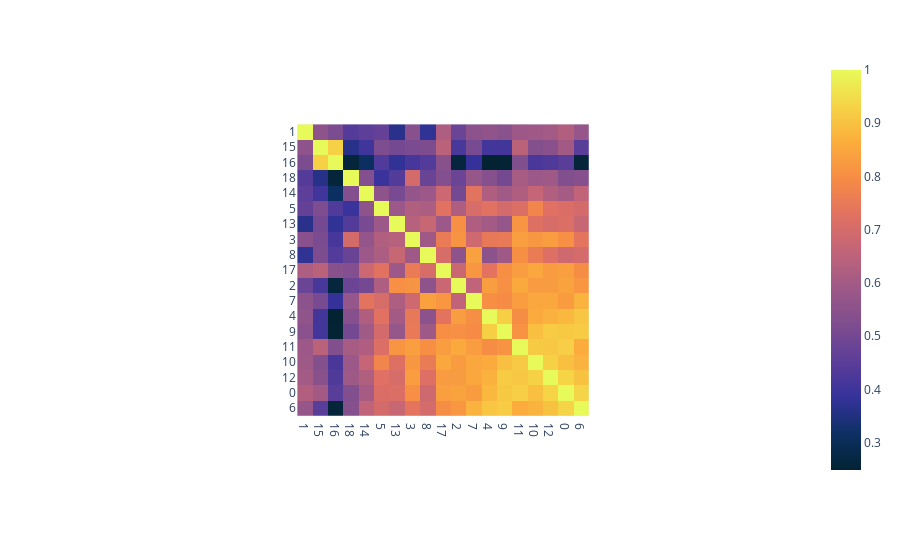

Write notebook code for a chart like this one.
### Code cell
fig = px.imshow(1-(squareform(dists)[leave_orders, :][:, leave_orders]),          
          x=[str(x) for x in np.arange(svecs.shape[0])[leave_orders]],          
          y=[str(x) for x in np.arange(svecs.shape[0])[leave_orders]],            
          color_continuous_scale=px.colors.sequential.thermal,
         )

fig.update(data=[{"customdata": label_data, 
                 "hovertemplate": (
                     '%{x}, %{y}, %{z} <br>'
                     'x-sense: %{customdata[1]} <br>'
                     'y-sense: %{customdata[0]}')}])
fig.show()

### Figure 1 — Plotly figure (JSON) as saved in the notebook; plotly's stock layout.template omitted (floating-point values rounded to 4 significant figures; data arrays with more than 128 entries replaced by an {"elided": "..."} marker saying what was removed)
{"data": [{"coloraxis": "coloraxis", "customdata": {"elided": "19x19x2 str values"}, "hovertemplate": "%{x}, %{y}, %{z} <br>x-sense: %{customdata[1]} <br>y-sense: %{customdata[0]}", "name": "0", "type": "heatmap", "x": ["1", "15", "16", "18", "14", "5", "13", "3", "8", "17", "2", "7", "4", "9", "11", "10", "12", "0", "6"], "xaxis": "x", "y": ["1", "15", "16", "18", "14", "5", "13", "3", "8", "17", "2", "7", "4", "9", "11", "10", "12", "0", "6"], "yaxis": "y", "z": {"elided": "19x19 float values"}}], "layout": {"autosize": true, "coloraxis": {"colorscale": [[0, "rgb(3, 35, 51)"], [0.09091, "rgb(13, 48, 100)"], [0.1818, "rgb(53, 50, 155)"], [0.2727, "rgb(93, 62, 153)"], [0.3636, "rgb(126, 77, 143)"], [0.4545, "rgb(158, 89, 135)"], [0.5455, "rgb(193, 100, 121)"], [0.6364, "rgb(225, 113, 97)"], [0.7273, "rgb(246, 139, 69)"], [0.8182, "rgb(251, 173, 60)"], [0.9091, "rgb(246, 211, 70)"], [1, "rgb(231, 250, 90)"]]}, "margin": {"t": 60}, "xaxis": {"anchor": "y", "autorange": true, "constrain": "domain", "domain": [0.2992, 0.7008], "range": [-0.5, 18.5], "scaleanchor": "y", "type": "category"}, "yaxis": {"anchor": "x", "autorange": true, "constrain": "domain", "domain": [0, 1], "range": [18.5, -0.5], "type": "category"}}}
